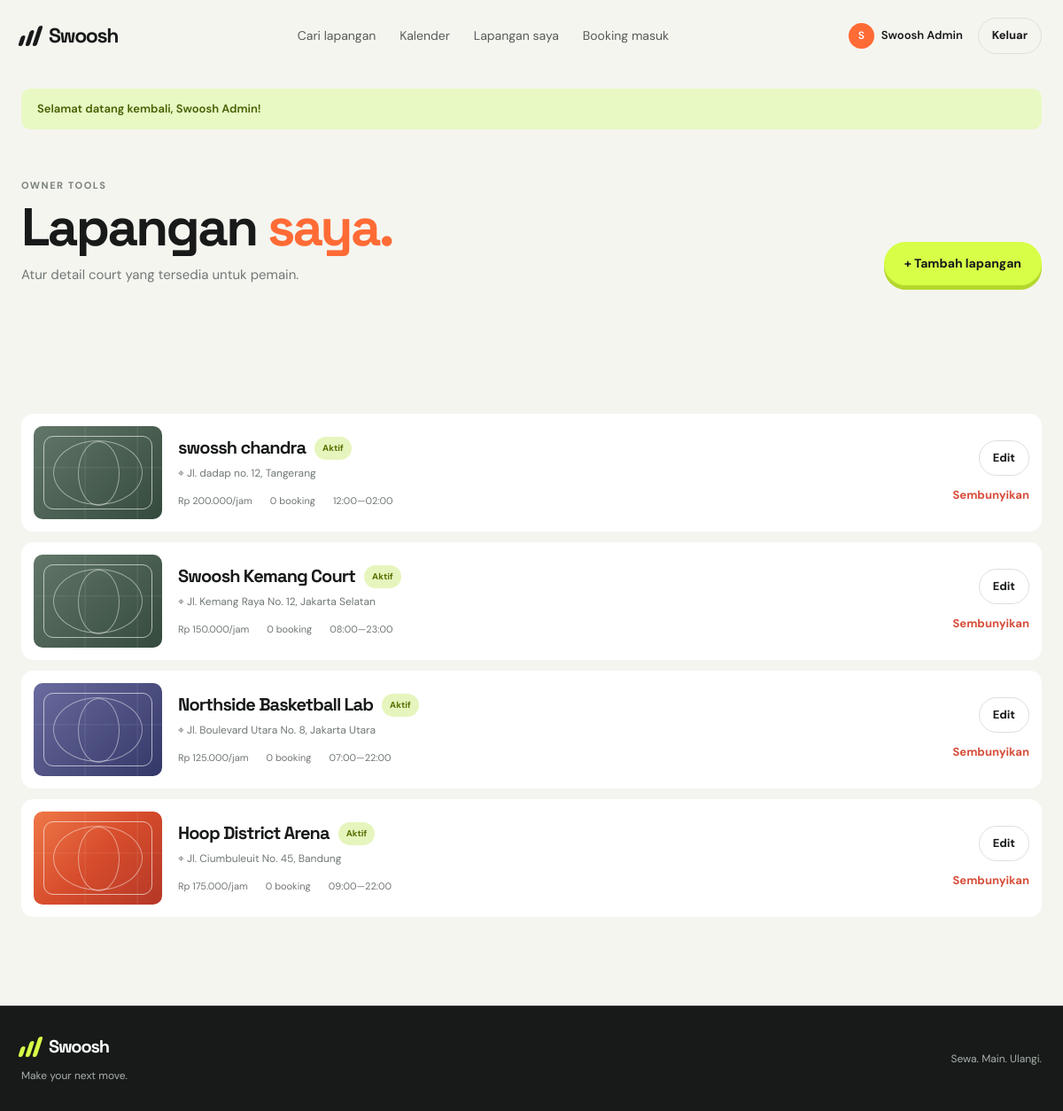
The page /?route=admin/fields (signed in) on the database its author committed.
### tables this page shows
CREATE TABLE `fields` (
  `id` int UNSIGNED NOT NULL,
  `owner_id` int UNSIGNED NOT NULL,
  `name` varchar(160) NOT NULL,
  `description` text,
  `location` varchar(190) NOT NULL,
  `city` varchar(100) NOT NULL,
  `price_per_hour` int UNSIGNED NOT NULL,
  `open_time` time NOT NULL DEFAULT '08:00:00',
  `close_time` time NOT NULL DEFAULT '22:00:00',
  `amenities` varchar(255) DEFAULT NULL,
  `image_url` varchar(500) DEFAULT NULL,
  `is_active` tinyint(1) NOT NULL DEFAULT '1',
  `created_at` timestamp NOT NULL DEFAULT CURRENT_TIMESTAMP,
  `updated_at` timestamp NOT NULL DEFAULT CURRENT_TIMESTAMP ON UPDATE CURRENT_TIMESTAMP
);

### app/core/Controller.php (called while the page is built, shortened)
<?php
abstract class Controller
{
    protected function view(string $view, array $data = []): void
    {
        extract($data);
        require APP_PATH . '/views/' . $view . '.php';
    }
}

### app/controllers/AdminController.php (called while the page is built, shortened)
<?php
final class AdminController extends Controller
{
    public function fields(): void
    {
        $this->view('admin/fields', ['title' => 'Kelola lapangan', 'fields' => (new Field())->allForAdmin()]);
    }
}

### public/index.php (called while the page is built, shortened)
<?php
$route = trim($_GET['route'] ?? '', '/');
$routes = [
    '' => [HomeController::class, 'index'],
    'dashboard' => [HomeController::class, 'dashboard'],
    'login' => [AuthController::class, 'showLogin'],
    'login/submit' => [AuthController::class, 'login'],
    'register' => [AuthController::class, 'showRegister'],
    'register/submit' => [AuthController::class, 'register'],
    'logout' => [AuthController::class, 'logout'],
    'fields' => [FieldController::class, 'index'],
    'field/show' => [FieldController::class, 'show'],
    'booking/store' => [BookingController::class, 'store'],
    'booking/slots' => [BookingController::class, 'slots'],
    'bookings' => [BookingController::class, 'mine'],
    'calendar' => [BookingController::class, 'calendar'],
    'booking/cancel' => [BookingController::class, 'cancel'],
    'payment/checkout' => [PaymentController::class, 'checkout'],
    'payment/demo-complete' => [PaymentController::class, 'completeDemo'],
    'payment/webhook' => [PaymentController::class, 'webhook'],
    'admin/fields' => [AdminController::class, 'fields'],
    'admin/bookings' => [AdminController::class, 'bookings'],
    'admin/booking/status' => [AdminController::class, 'updateBooking'],
    'admin/fields/create' => [FieldController::class, 'create'],
    'admin/fields/store' => [FieldController::class, 'store'],
    'admin/fields/edit' => [FieldController::class, 'edit'],
    'admin/fields/update' => [FieldController::class, 'update'],
    'admin/fields/delete' => [FieldController::class, 'delete'],
];
[$controllerClass, $method] = $routes[$route];
try {
    (new $controllerClass())->$method();
} catch (Throwable $exception) {
    http_response_code(500);
    if ($exception instanceof PDOException) {
        error_log('Swoosh database error: ' . $exception->getMessage());
        $setupError = databaseSetupMessage($exception);
    } else {
        $setupError = (($_ENV['APP_ENV'] ?? 'local') === 'local')
            ? $exception->getMessage()
            : 'Terjadi kesalahan pada aplikasi.';
    }
    if ($route === 'booking/slots') {
        if (!$exception instanceof PDOException) {
            error_log('Swoosh slot endpoint error: ' . $exception->getMessage());
        }
        header('Content-Type: application/json; charset=utf-8');
        header('Cache-Control: no-store, no-cache, must-revalidate');
        echo json_encode(['error' => $setupError], JSON_UNESCAPED_UNICODE);
        exit;
    }
    require APP_PATH . '/views/errors/500.php';
}

### app/core/helpers.php (called while the page is built, shortened)
<?php
function e(mixed $value): string
{
    return htmlspecialchars((string) $value, ENT_QUOTES, 'UTF-8');
}
function appBasePath(): string
{
    $scriptPath = str_replace('\\', '/', (string) ($_SERVER['SCRIPT_NAME'] ?? '/index.php'));
    $directory = rtrim(dirname($scriptPath), '/.');
    return $directory === '' ? '' : $directory;
}
function url(string $route = '', array $params = []): string
{
    $query = $route !== '' ? ['route' => ltrim($route, '/')] : [];
    $query = array_merge($query, $params);
    return appBasePath() . ($query ? '/?' . http_build_query($query) : '/');
}
function formatRupiah(int|float $amount): string
{
    return 'Rp ' . number_format((float) $amount, 0, ',', '.');
}

### app/models/Field.php (called while the page is built, shortened)
<?php
final class Field extends Model
{
    public function allForAdmin(): array
    {
        return $this->db->query(
            'SELECT f.*, u.name AS owner_name,
                (SELECT COUNT(*) FROM bookings b WHERE b.field_id = f.id AND b.status <> "cancelled") AS booking_count
             FROM fields f JOIN users u ON u.id = f.owner_id ORDER BY f.created_at DESC'
        )->fetchAll();
    }
}

### app/views/admin/fields.php (the view, shortened to what this page needs)
<?php require APP_PATH . '/views/layouts/header.php'; ?>
<section class="page-head compact"><div class="container page-head-inner"><div><div class="eyebrow">Owner tools</div><h1>Lapangan <em>saya.</em></h1><p>Atur detail court yang tersedia untuk pemain.</p></div><a href="<?= url('admin/fields/create') ?>" class="btn btn-primary">+ Tambah lapangan</a></div></section>
<section class="section section-light"><div class="container"><div class="admin-field-list"><?php foreach ($fields as $field): ?><div class="admin-field-row"><div class="mini-field-image <?= $field['id'] % 3 === 1 ? 'field-image-2' : ($field['id'] % 3 === 2 ? 'field-image-3' : '') ?>"><span class="field-surface-line"></span></div><div class="admin-field-copy"><div class="row-top"><h3><?= e($field['name']) ?></h3><span class="badge <?= $field['is_active'] ? 'badge-success' : 'badge-neutral' ?>"><?= $field['is_active'] ? 'Aktif' : 'Disembunyikan' ?></span></div><p>⌖ <?= e($field['location']) ?>, <?= e($field['city']) ?></p><div class="admin-field-meta"><span><?= formatRupiah($field['price_per_hour']) ?>/jam</span><span><?= e($field['booking_count']) ?> booking</span><span><?= substr($field['open_time'], 0, 5) ?>—<?= substr($field['close_time'], 0, 5) ?></span></div></div><div class="row-actions"><a class="btn btn-ghost btn-small" href="<?= url('admin/fields/edit', ['id' => $field['id']]) ?>">Edit</a><form method="post" action="<?= url('admin/fields/delete') ?>" onsubmit="return confirm('Sembunyikan lapangan ini dari daftar publik?')"><button type="submit" class="btn-link danger">Sembunyikan</button></form></div></div><?php endforeach; ?></div></div></section>
<?php require APP_PATH . '/views/layouts/footer.php'; ?>

### public/assets/style.css (style rules this page uses)
:root { --ink:#171a19;--muted:#707875;--paper:#f5f5f0;--white:#fff;--lime:#d7ff47;--orange:#ff6b35;--line:#dedfda;--dark:#171a19;--radius:18px;--shadow:0 16px 50px #161b1912 }
* { box-sizing:border-box }
html { scroll-behavior:smooth }
body { margin:0;background:var(--paper);color:var(--ink);font-family:"DM Sans",sans-serif;font-size:15px;line-height:1.55 }
a { color:inherit;text-decoration:none }
button,input,select,textarea { font:inherit }
button { cursor:pointer }
h1,h2,h3,p { margin-top:0 }
h1,h2,h3,.brand { font-family:"Space Grotesk",sans-serif;letter-spacing:-.045em }
h1 { font-size:clamp(42px,6vw,78px);line-height:.98;margin:14px 0 22px }
h3 { font-size:20px;line-height:1.15;margin:0 0 5px }
.container { width:min(1180px,calc(100% - 48px));margin:0 auto }
.btn { display:inline-flex;justify-content:center;align-items:center;gap:9px;border:1px solid transparent;border-radius:999px;padding:13px 22px;font-weight:700;font-size:14px;transition:.2s ease }
.btn-primary { background:var(--lime);color:var(--ink);box-shadow:0 5px 0 #b4d72d }
.btn-ghost { border-color:var(--line);background:transparent }
.btn-small { padding:9px 15px;font-size:13px }
.btn-link { border:0;background:none;padding:0;color:var(--ink);font-weight:700;font-size:13px }
.btn-link.danger { color:#d64d39 }
.eyebrow { font-size:11px;letter-spacing:.14em;text-transform:uppercase;font-weight:700;color:#7a817c }
.hero h1 em,h2 em,h1 em { font-style:normal;color:var(--orange) }
.court-surface,.detail-visual,.field-image,.mini-field-image { height:285px;border-radius:16px;position:relative;overflow:hidden;background:linear-gradient(135deg,#ef7848 0%,#d74d2c 48%,#b43726 100%) }
.court-surface:before,.detail-visual:before,.field-image:before,.mini-field-image:before { content:"";position:absolute;inset:0;background:repeating-linear-gradient(90deg,transparent 0 57px,#ffffff12 58px 59px),repeating-linear-gradient(0deg,transparent 0 57px,#ffffff10 58px 59px) }
.court-surface:after,.detail-visual:after,.field-image:after,.mini-field-image:after { content:"";position:absolute;inset:11px;border:1px solid #fff9;border-radius:11px }
.section { padding:100px 0 }
.section-light { background:var(--paper) }
.field-image-2 { background:linear-gradient(135deg,#627769,#344a3c) }
.field-image-3 { background:linear-gradient(135deg,#6a6b9e,#333767) }
.field-surface-line { position:absolute;z-index:1;width:70%;height:70%;left:15%;top:15%;border:1px solid #ffffff75;border-radius:50% }
.field-surface-line:after { content:"";position:absolute;width:45%;height:100%;left:27.5%;top:0;border:1px solid #ffffff75;border-radius:50% }
.page-head { padding:72px 0 54px;background:var(--paper) }
.page-head.compact { padding:55px 0 45px }
.page-head-inner { display:flex;align-items:end;justify-content:space-between;gap:20px }
.page-head h1 { font-size:clamp(40px,5vw,64px);margin:10px 0 12px }
.page-head p { color:var(--muted);margin:0 }
.badge { display:inline-block;border-radius:99px;padding:5px 9px;font-size:10px;font-weight:700 }
.badge-success { background:#e6f5bd;color:#567000 }
.admin-field-list { display:flex;flex-direction:column;gap:12px }
.admin-field-row { background:#fff;border-radius:14px;padding:14px;display:flex;gap:18px;align-items:center }
.mini-field-image { width:145px;height:105px;flex:none;border-radius:10px }
.admin-field-copy { flex:1 }
.row-top { display:flex;gap:10px;align-items:center }
.row-top h3 { margin:0 }
.admin-field-copy>p { color:var(--muted);font-size:12px;margin:6px 0 14px }
.admin-field-meta { display:flex;gap:20px;color:#6f7671;font-size:11px }
.row-actions { display:flex;flex-direction:column;align-items:end;gap:10px }

### rows shown on the page
fields: name "swossh chandra", is_active "Aktif", location "Jl. dadap no. 12", city "Tangerang", price_per_hour "Rp 200.000", booking_count "0", open_time "12:00", close_time "02:00"
fields: name "Swoosh Kemang Court", is_active "Aktif", location "Jl. Kemang Raya No. 12", city "Jakarta Selatan", price_per_hour "Rp 150.000", booking_count "0", open_time "08:00", close_time "23:00"
fields: name "Northside Basketball Lab", is_active "Aktif", location "Jl. Boulevard Utara No. 8", city "Jakarta Utara", price_per_hour "Rp 125.000", booking_count "0", open_time "07:00", close_time "22:00"
fields: name "Hoop District Arena", is_active "Aktif", location "Jl. Ciumbuleuit No. 45", city "Bandung", price_per_hour "Rp 175.000", booking_count "0", open_time "09:00", close_time "22:00"

### other values the page prints
substr(currentUser()['name'], 0, 1) "S"
currentUser()['name'] "Swoosh Admin"
$successMessage "Selamat datang kembali, Swoosh Admin!"
